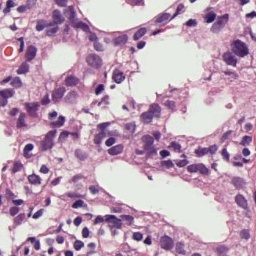
#> input picture Sample_Images/Grade3_0.jpg, 256 x 256 px
$ python -i GenerateFeatures.py   (imports and definitions only)
#> lines starting #> are read from the running program, lines starting #| are printed output that depends on the picture
#> in create_features_set, img is the input picture: shape (256, 256, 3); mean B, G, R 184.3, 160.8, 192.3
import cv2
import math
import numpy as np
import os
import pandas as pd

def calc_texture_features(glcm,feats):
    contrast = 0.0
    entropy = 0.0
    asm = 0.0
    idm = 0.0
    dis = 0.0
    mean_i = 0.0
    mean_j = 0.0
    gray_levels = 16
    for i in range(gray_levels):
        for j in range(gray_levels):
            contrast += (i-j)*(i-j)*glcm[i][j]
            asm += glcm[i][j]*glcm[i][j]
            idm += glcm[i][j]/(1+(i-j)*(i-j))
            dis += abs(i-j)*glcm[i][j]
            mean_i += i*glcm[i][j]
            mean_j += j*glcm[i][j]
            if (glcm[i][j]>0.0):
                entropy += glcm[i][j]*math.log(glcm[i][j])

    entropy = -entropy
    energy = asm**(1/2)

    var_i_2 = 0.0
    var_j_2 = 0.0
    for i in range(gray_levels):
        for j in range(gray_levels):
            var_i_2 += ((i-mean_i)**2)*glcm[i][j]
            var_j_2 += ((j-mean_j)**2)*glcm[i][j]

    var_i = var_i_2**(1/2)
    var_j = var_j_2**(1/2)

    correlation = 0.0
    shade = 0.0
    pro = 0.0
    for i in range(gray_levels):
        for j in range(gray_levels):
            correlation += (((i-mean_i)*(j-mean_j))/((var_i_2*var_j_2)**(1/2)))*glcm[i][j]
            shade += (i+j-mean_i-mean_j)**3*glcm[i][j]
            pro += (i+j-mean_i-mean_j)**4*glcm[i][j]

    feats.append(contrast)

    feats.append(entropy)

    feats.append(asm)

    feats.append(idm)

    feats.append(energy)

    feats.append(dis)

    feats.append(mean_i)

    feats.append(mean_j)

    feats.append(var_i)

    feats.append(var_j)

    feats.append(correlation)

    feats.append(shade)

    feats.append(pro)

def create_glcm_cimage(image,index):
    img_shape = image.shape
    #print(img_shape)
    img = cv2.resize(image,(img_shape[1]//2,img_shape[0]//2),interpolation=cv2.INTER_CUBIC)
    #srcdata = img.copy()
    gray_levels = 16
    glcm = [[0.0 for i in range(gray_levels)] for j in range(gray_levels)]
    height = img.shape[0]
    width = img.shape[1]
    img_2d = [[0 for i in range(width+1)] for j in range(height+1)]
    #print(len(img_2d))
    max_gray_level = 0
    dy=0
    dx=1
    #print(img)
    for i in range(height):
        for j in range(width):
            img_2d[i][j] = img[i][j][index]
            if(img[i][j][index]>max_gray_level):
                max_gray_level = img[i][j][index]
    max_gray_level += 1

    if(max_gray_level>gray_levels):
        for j in range(height):
            for i in range(width):
                img_2d[j][i] = img_2d[j][i]*gray_levels/max_gray_level

    for j in range(height-dy):
        for i in range(width-dx):
            rows = int(img_2d[j][i])
            cols = int(img_2d[j+dy][i+dx])
            glcm[rows][cols] += 1.0 #incrementing relevent location of glcm

    #print(glcm)
    #print(len(glcm))

    '''normalization of glcm'''
    for i in range(gray_levels):
        for j in range(gray_levels):
            glcm[i][j] /= float(height*width)

    return glcm

def create_glcm(img):
    try:
        img_shape = img.shape #dimensions of the image
#> img_shape = (256, 256, 3)
    except:
        print("error while reading image")

    img = cv2.resize(img,(img_shape[1]//2,img_shape[0]//2),interpolation=cv2.INTER_CUBIC)
#> img: shape (128, 128, 3)
    img_gray = cv2.cvtColor(img,cv2.COLOR_BGR2GRAY) #converting rgb image to gray image
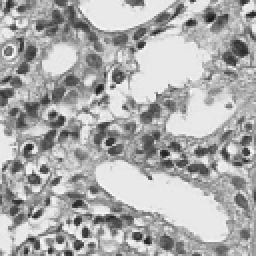
#> img_gray: shape (128, 128) (shown 2 times larger); min 29, max 255, mean 172.9

    srcdata = img_gray.copy()
    gray_levels = 16 #number of rows and columns glcm have
    glcm = [[0.0 for i in range(gray_levels)] for j in range(gray_levels)]

    (height,width) = img_gray.shape
#> height = 128; width = 128

    max_gray_level = 0
    '''finding maximum gray level of the gray image'''
    for i in range(height):
        for j in range(width):
            if(img_gray[i][j]>max_gray_level):
                max_gray_level = img_gray[i][j]
#> after the loop, max_gray_level = 255
    max_gray_level += 1
#> max_gray_level = 256

    '''scaling gray level to get 16 gray levels'''
    if(max_gray_level>gray_levels):
        for j in range(height):
            for i in range(width):
                srcdata[j][i] = srcdata[j][i]*gray_levels/max_gray_level
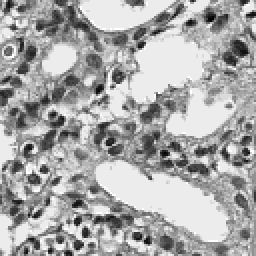
#> srcdata: shape (128, 128) (shown 2 times larger); min 1, max 15, mean 10.33; drawn with min black and max white

    dy = 0 #distance
    dx = 1 #angle
    for j in range(height-dy):
        for i in range(width-dx):
            rows = srcdata[j][i]
            cols = srcdata[j+dy][i+dx]
            glcm[rows][cols] += 1.0 #incrementing relevent location of glcm
#> after the loop, glcm = 16 items

    '''normalization of glcm'''
    for i in range(gray_levels):
        for j in range(gray_levels):
            glcm[i][j] /= float(height*width)

    return glcm

def create_features_set(image):
    names = []
    feats  = []

    names.append("contrast")
    names.append("entropy")
    names.append("asm")
    names.append("idm")
    names.append("energy")
    names.append("dissimilarity")
    names.append("mean_reference")
    names.append("mean_neighbor")
    names.append("var_refference")
    names.append("var_neighbor")
    names.append("correlation")
    names.append("shade")

    names.append("prominence")

    names.append("contrast_r")

    names.append("entropy_r")

    names.append("asm_r")

    names.append("idm_r")

    names.append("energy_r")

    names.append("dissimilarity_r")

    names.append("mean_reference_r")

    names.append("mean_neighbor_r")

    names.append("var_refference_r")

    names.append("var_neighbor_r")

    names.append("correlation_r")

    names.append("shade_r")

    names.append("prominence_r")

    names.append("contrast_g")

    names.append("entropy_g")

    names.append("asm_g")

    names.append("idm_g")

    names.append("energy_g")

    names.append("dissimilarity_g")

    names.append("mean_reference_g")

    names.append("mean_neighbor_g")

    names.append("var_refference_g")

    names.append("var_neighbor_g")

    names.append("correlation_g")

    names.append("shade_g")

    names.append("prominence_g")

    names.append("contrast_b")

    names.append("entropy_b")

    names.append("asm_b")

    names.append("idm_b")

    names.append("energy_b")

    names.append("dissimilarity_b")

    names.append("mean_reference_b")

    names.append("mean_neighbor_b")

    names.append("var_refference_b")

    names.append("var_neighbor_b")

    names.append("correlation_b")

    names.append("shade_b")

    names.append("prominence_b")

    img = cv2.imread(image)
    glcm = create_glcm(img)
#> glcm = 16 items
    calc_texture_features(glcm,feats)
#> after the loop in calc_texture_features, `for i in range(gray_levels):`: asm = 0.052; contrast = 3.68; dis = 1.25; entropy = -4.02; idm = 0.57; mean_i = 10.25; mean_j = 10.24
#> in calc_texture_features, `entropy = -entropy`: entropy = 4.02
#> in calc_texture_features, `energy = asm**(1/2)`: energy = 0.228
#> after the loop in calc_texture_features, `for i in range(gray_levels):`: var_i_2 = 10.03; var_j_2 = 10
#> in calc_texture_features, `var_i = var_i_2**(1/2)`: var_i = 3.17
#> in calc_texture_features, `var_j = var_j_2**(1/2)`: var_j = 3.16
#> after the loop in calc_texture_features, `for i in range(gray_levels):`: correlation = 0.816; pro = 3064; shade = -85

    blue,green,red = cv2.split(img)
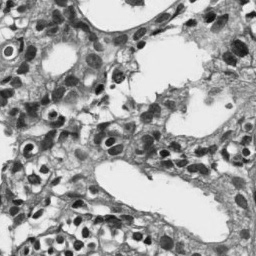
#> green: shape (256, 256); min 9, max 252, mean 160.8
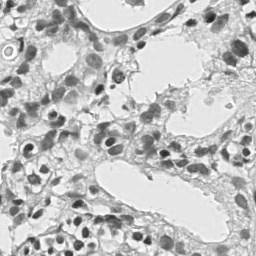
#> red: shape (256, 256); min 30, max 255, mean 192.3
    zeros = np.zeros(red.shape,np.uint8)
    red_channel = cv2.merge((zeros,zeros,red))
    glcm = create_glcm_cimage(red_channel,2)
#> in create_glcm_cimage, `img = cv2.resize(image,(img_shape[1]//2,img_shape[0]//2),interpolation..`:
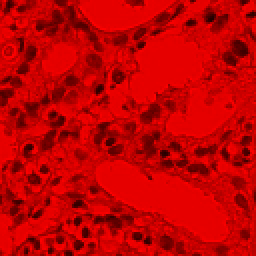
#> img: shape (128, 128, 3) (shown 2 times larger); mean of channels 0, 1, 2 0, 0, 192.3; drawn as B, G, R
#> after the loop in create_glcm_cimage, `for i in range(height):`: img_2d = 129 items; max_gray_level = 255
#> in create_glcm_cimage, `max_gray_level += 1`: max_gray_level = 256
#> after the loop in create_glcm_cimage, `for j in range(height-dy):`: glcm = 16 items
    calc_texture_features(glcm,feats)

    zeros = np.zeros(green.shape,np.uint8)
    green_channel = cv2.merge((zeros,green,zeros))
    glcm = create_glcm_cimage(green_channel,1)
#> call 2 of create_glcm_cimage, with index = 1
#> in create_glcm_cimage (call 2), `img = cv2.resize(image,(img_shape[1]//2,img_shape[0]//2),interpolation..`:
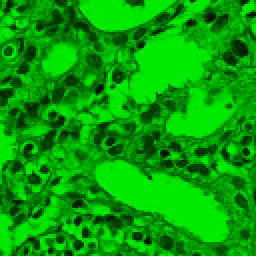
#> img: shape (128, 128, 3) (shown 2 times larger); mean of channels 0, 1, 2 0, 160.8, 0; drawn as B, G, R
#> after the loop in create_glcm_cimage (call 2), `for i in range(height):`: max_gray_level = 255
#> in create_glcm_cimage (call 2), `max_gray_level += 1`: max_gray_level = 256
    calc_texture_features(glcm,feats)

    zeros = np.zeros(blue.shape,np.uint8)
    blue_channel = cv2.merge((blue,zeros,zeros))
    glcm = create_glcm_cimage(blue_channel,0)
#> call 3 of create_glcm_cimage, with index = 0
#> in create_glcm_cimage (call 3), `img = cv2.resize(image,(img_shape[1]//2,img_shape[0]//2),interpolation..`:
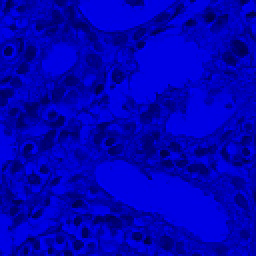
#> img: shape (128, 128, 3) (shown 2 times larger); mean of channels 0, 1, 2 184.3, 0, 0; drawn as B, G, R
#> after the loop in create_glcm_cimage (call 3), `for i in range(height):`: max_gray_level = 255
#> in create_glcm_cimage (call 3), `max_gray_level += 1`: max_gray_level = 256
    calc_texture_features(glcm,feats)

    df = pd.DataFrame(columns=names)
    sr=pd.Series(feats,index=df.columns)
#> (the run stopped early here; a loop or call above may not have finished)

$ run again, on Sample_Images/Grade3_1.jpg
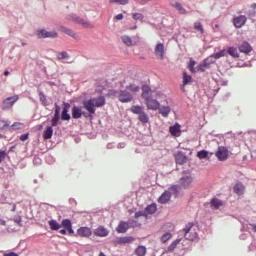
#> input picture Sample_Images/Grade3_1.jpg, 256 x 256 px
#> in create_features_set, img is the input picture: shape (256, 256, 3); mean B, G, R 186.6, 162.4, 201.8
#> after the loop in create_glcm, `for i in range(height):`: max_gray_level = 253
#> in create_glcm, `max_gray_level += 1`: max_gray_level = 254
#> after the loop in create_glcm, `for j in range(height):`:
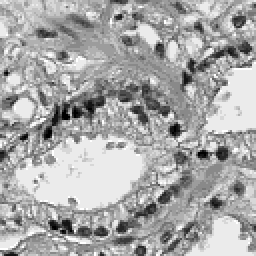
#> srcdata: shape (128, 128) (shown 2 times larger); min 2, max 15, mean 10.63; drawn with min black and max white
#> after the loop in create_glcm, `for j in range(height-dy):`: glcm = 16 items
#> after the loop in calc_texture_features, `for i in range(gray_levels):`: asm = 0.0389; contrast = 2.75; dis = 1.1; entropy = -3.89; idm = 0.588; mean_i = 10.55
#> in calc_texture_features, `entropy = -entropy`: entropy = 3.89
#> energy = 0.197
#> after the loop in calc_texture_features, `for i in range(gray_levels):`: var_i_2 = 6.7
#> var_i = 2.59
#> after the loop in calc_texture_features, `for i in range(gray_levels):`: correlation = 0.795; pro = 1849.8; shade = -57.33
#> after the loop in create_glcm_cimage, `for i in range(height):`: img_2d = 129 items; max_gray_level = 255
#> in create_glcm_cimage, `max_gray_level += 1`: max_gray_level = 256
#> after the loop in create_glcm_cimage, `for j in range(height-dy):`: glcm = 16 items
#> in create_glcm_cimage (call 3), `img = cv2.resize(image,(img_shape[1]//2,img_shape[0]//2),interpolation..`:
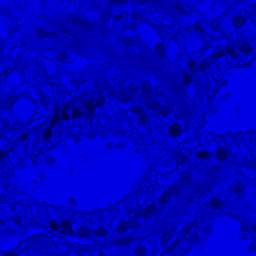
#> img: shape (128, 128, 3) (shown 2 times larger); mean of channels 0, 1, 2 186.6, 0, 0; drawn as B, G, R
#> after the loop in create_glcm_cimage (call 3), `for i in range(height):`: max_gray_level = 255
#> in create_glcm_cimage (call 3), `max_gray_level += 1`: max_gray_level = 256

$ run again, on Sample_Images/Grade3_2.jpg
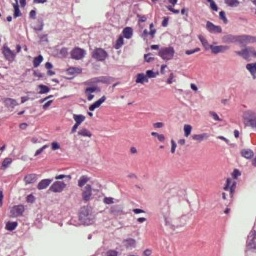
#> input picture Sample_Images/Grade3_2.jpg, 256 x 256 px
#> in create_features_set, img is the input picture: shape (256, 256, 3); mean B, G, R 178.4, 151.4, 199.9
#> after the loop in create_glcm, `for i in range(height):`: max_gray_level = 247
#> in create_glcm, `max_gray_level += 1`: max_gray_level = 248
#> after the loop in create_glcm, `for j in range(height):`:
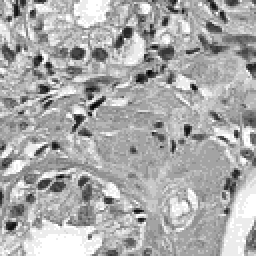
#> srcdata: shape (128, 128) (shown 2 times larger); min 1, max 15, mean 10.42; drawn with min black and max white
#> after the loop in create_glcm, `for j in range(height-dy):`: glcm = 16 items
#> after the loop in calc_texture_features, `for i in range(gray_levels):`: asm = 0.0314; contrast = 3.09; dis = 1.17; entropy = -4; idm = 0.568; mean_i = 10.34
#> in calc_texture_features, `entropy = -entropy`: entropy = 4
#> energy = 0.177
#> after the loop in calc_texture_features, `for i in range(gray_levels):`: var_i_2 = 6.37; var_j_2 = 6.4
#> var_i = 2.52
#> var_j = 2.53
#> after the loop in calc_texture_features, `for i in range(gray_levels):`: correlation = 0.758; pro = 1908.3; shade = -49.4
#> after the loop in create_glcm_cimage, `for i in range(height):`: img_2d = 129 items; max_gray_level = 255
#> in create_glcm_cimage, `max_gray_level += 1`: max_gray_level = 256
#> after the loop in create_glcm_cimage, `for j in range(height-dy):`: glcm = 16 items
#> in create_glcm_cimage (call 3), `img = cv2.resize(image,(img_shape[1]//2,img_shape[0]//2),interpolation..`:
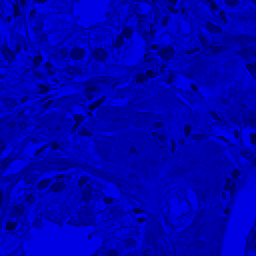
#> img: shape (128, 128, 3) (shown 2 times larger); mean of channels 0, 1, 2 178.4, 0, 0; drawn as B, G, R
#> after the loop in create_glcm_cimage (call 3), `for i in range(height):`: max_gray_level = 255
#> in create_glcm_cimage (call 3), `max_gray_level += 1`: max_gray_level = 256

$ run again, on Sample_Images/Grade4_0.jpg
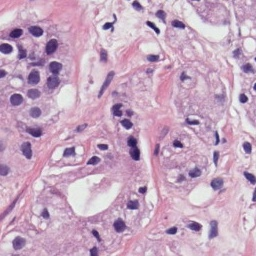
#> input picture Sample_Images/Grade4_0.jpg, 256 x 256 px
#> in create_features_set, img is the input picture: shape (256, 256, 3); mean B, G, R 191.4, 165.9, 197.4
#> after the loop in create_glcm, `for i in range(height):`: max_gray_level = 247
#> in create_glcm, `max_gray_level += 1`: max_gray_level = 248
#> after the loop in create_glcm, `for j in range(height-dy):`: glcm = 16 items
#> after the loop in calc_texture_features, `for i in range(gray_levels):`: asm = 0.0331; contrast = 2.59; dis = 1.1; entropy = -3.84; idm = 0.572; mean_i = 10.93
#> in calc_texture_features, `entropy = -entropy`: entropy = 3.84
#> energy = 0.182
#> after the loop in calc_texture_features, `for i in range(gray_levels):`: var_i_2 = 5.42; var_j_2 = 5.43
#> var_i = 2.33
#> after the loop in calc_texture_features, `for i in range(gray_levels):`: correlation = 0.762; pro = 1743.4; shade = -84.56
#> after the loop in create_glcm_cimage, `for i in range(height):`: img_2d = 129 items; max_gray_level = 255
#> in create_glcm_cimage, `max_gray_level += 1`: max_gray_level = 256
#> after the loop in create_glcm_cimage, `for j in range(height-dy):`: glcm = 16 items
#> in create_glcm_cimage (call 3), `img = cv2.resize(image,(img_shape[1]//2,img_shape[0]//2),interpolation..`:
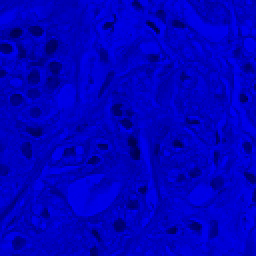
#> img: shape (128, 128, 3) (shown 2 times larger); mean of channels 0, 1, 2 191.4, 0, 0; drawn as B, G, R
#> after the loop in create_glcm_cimage (call 3), `for i in range(height):`: max_gray_level = 255
#> in create_glcm_cimage (call 3), `max_gray_level += 1`: max_gray_level = 256
